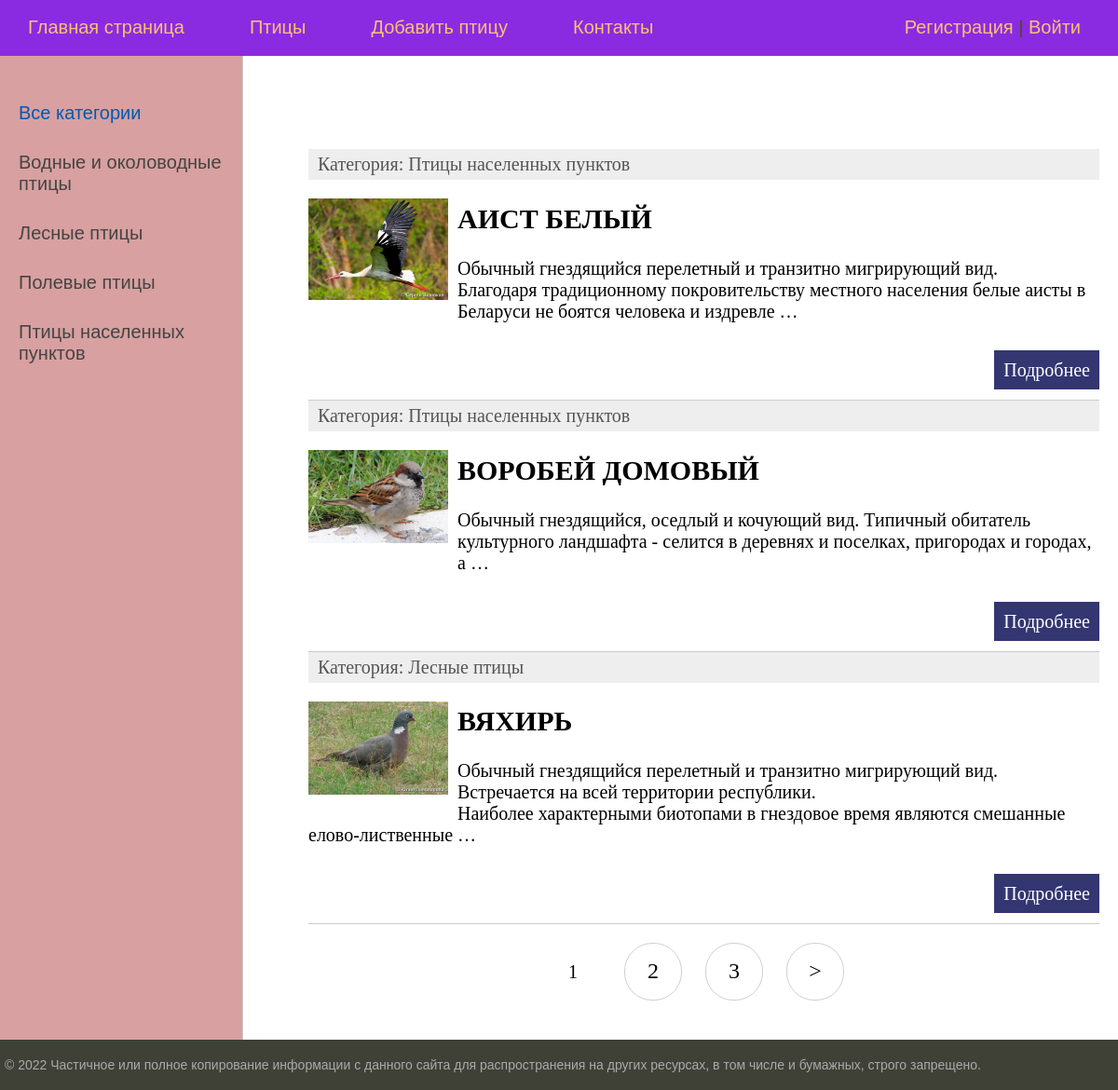
The app's page /birds with its own data.
### main/models.py (models this page shows, shortened)
class CategoryOfBirds(models.Model): #Таблица с категориями птиц, первичная модель
    category = models.CharField(verbose_name='Категория', max_length=50)
    slug = models.SlugField(max_length=50, unique=True, db_index=True, verbose_name= "URL")
    def __str__(self):
        return self.category
    class Meta:
        verbose_name = 'Категория'
        verbose_name_plural = 'Категории'
        ordering = ['category']
    def get_absolute_url(self):
        return reverse('category', kwargs={'cat_slug': self.slug})

class Birds(models.Model): #Модель с информацией о птицах
    name = models.CharField(max_length=50, verbose_name='Название птицы')# тип поля Charfield,verbose_name - для отображения в админке
    slug = models.SlugField(max_length=50, unique=True, db_index=True, verbose_name= "URL")
    photo = models.ImageField(upload_to="photos", default='', verbose_name='Фото') #поле хранит ссылку на фото, upload_tо указывает, в какие катологи загружать фото
    description = models.TextField(verbose_name='Описание')
    audio = models.FileField(upload_to="audio", default='', verbose_name='Аудио') #поле хранит ссылку на аудио, upload_tо указывает, в какие катологи загружать аудио
    cat = models.ForeignKey('CategoryOfBirds', on_delete=models.PROTECT, verbose_name='Категория') #(первичная модель, on_deletе-ограничени при удалении: запрещает удаление записи ))
    class Meta:
        verbose_name = 'Птицы'
        verbose_name_plural = 'Птицы'
        ordering = ['name'] #Сортировка по названию птицы
    def get_absolute_url(self):
        return reverse('bird', kwargs={'bird_slug': self.slug})

### main/views.py (the view)
# urls.py: path('birds', views.BirdsList.as_view(), name='birds'),
class BirdsList(DataMixin,ListView):
    model = Birds #используемая модель
    template_name = 'main/birds.html' #имя шаблона
    context_object_name = 'birds' #имя переменной для отображения птиц в шаблоне
    def get_context_data(self, *,object_list=None, **kwargs):
        context = super().get_context_data(**kwargs) #обращение к базовому классу ListView для получени уже существующего контекста
        c_def = self.get_user_context(title="Птицы") #контекст из DataMixin
        return dict(list(context.items()) + list(c_def.items()))
    def get_queryset(self):
        return Birds.objects.all().select_related('cat') #select_related сжатый запрос для оптимизации

### main/utils.py (called while the page is built)
    def get_user_context(self, **kwargs):
        context = kwargs
        cats = cache.get('cats')
        if not cats:
            cats = CategoryOfBirds.objects.all()
            cache.set('cats', cats, 60)
        context['menu'] = menu
        context['cats'] = cats
        if 'cat_selected' not in context:
            context['cat_selected'] = 0
        return context

### main/templates/main/birds.html (shortened to what this page needs)
{% extends 'main/base.html' %}
{% block content%}
<ul class="list-articles">
	{% for b in birds %}
	<li><div class="article-panel">
		<p class="first">Категория: {{b.cat}}</p>
		</div>
		{% if b.photo %}
			<p><img class="img-article-left thumb" src="{{b.photo.url}}"></p>
		{% endif %}
	<h2>{{b.name}}</h2>
	{% autoescape on %}
	{{b.description|linebreaks|truncatewords:20}}
	{% endautoescape %}
			<p class="link-read-post"><a href="{{ b.get_absolute_url }}">Подробнее</a></p>
			</li>
	{% endfor %}
</ul>
{% endblock %}

### main/templates/main/base.html (shortened to what this page needs)
{% load static %}
{% load main_tags %}
<!DOCTYPE html>
<html>
<head>
	<link type="text/css" href="{% static 'main/css/styles.css' %}" rel="stylesheet" />
</head>
<body>
<table class="table-page" border=0 cellpadding="0" cellspacing="0">
<tr><td valign=top>
{% block mainmenu %}
	<div class="header">
		<ul id="mainmenu" class="mainmenu">
	{% for m in menu %}
			<li><a href="{% url m.url_name %}">{{m.title}}</a></li>
    {% endfor %}
{% if request.user.is_authenticated %}
<li class="last"> {{user.username}} | <a href="{% url 'logout' %}">Выйти</a></li>
				{% else %}
            <li class="last"><a href="{% url 'register' %}">Регистрация</a> | <a href="{% url 'login' %}">Войти</a></li>
			{% endif %}
		</ul>
		</div>
{% endblock mainmenu %}
<table class="table-content" border=0 cellpadding="0" cellspacing="0">
<tr>
	<td valign="top" class="left-chapters">
	<ul id="leftchapters">
{% if cat_selected == 0 %}
		<li class="selected">Все категории</li>
{% else %}
		<li><a href="{% url 'birds' %}">Все категории</a></li>
{% endif %}
{% for c in cats %}
	{% if c.pk == cat_selected %}
		<li class="selected">{{c.category}}</li>
	{% else %}
		<li><a href="{{ c.get_absolute_url }}">{{c.category}}</a></li>
	{% endif %}
{% endfor %}
  </ul>
</td>
<td valign="top" class="content">
	<div class="content-text">
{% block content %}
{% endblock %}
{% if page_obj.has_other_pages %}
	<nav class="list-pages">
    	<ul>
    {% for p in paginator.page_range %}
		{% if page_obj.number == p %}
        <li class="page-num page-num-selected">{{ p }}</li>
		{% elif p >= page_obj.number|add:-2 and p <= page_obj.number|add:2  %}
        <li class="page-num">
            <a href="?page={{ p }}">{{ p }}</a>
        </li>
		{% endif %}
    {% endfor %}
	{% if page_obj.has_next %}
		<li class="page-num">
			<a href="?page={{ page_obj.next_page_number }}">&gt;</a>
		</li>
	{% endif %}
    	</ul>
	</nav>
{% endif %}
	</div>
</td></tr></table>
</td></tr>
<tr><td valign=top>
	<div id="footer">
		<p>&copy; 2022 Частичное или полное копирование информации с данного сайта для распространения на других ресурсах, в том числе и бумажных, строго запрещено.</p>
	</div>
</td></tr></table>
</body>
</html>

### main/static/main/css/styles.css (style rules this page uses)
html, body { font-family: 'Arial'; margin: 0; padding: 0; height: 100%; width: 100%; color: #444; }
a { color: #0059b2; text-decoration: none; }
img { max-width: 600px; height: auto; }
img.img-article-left { max-width: 300px; height: auto; float: left; padding: 0 10px 10px 0; }
img.img-article-left.thumb { max-width: 150px; height: auto; }
p.link-read-post { text-align: right; }
p.link-read-post a { padding: 10px; min-width: 100px; background: #333671; color: #fff; text-decoration: none; }
div.article-panel { background: #eee; padding: 5px 10px 5px 10px; box-sizing: border-box; overflow: hidden; color: #555; }
div.article-panel p.first { margin: 0; float: left; }
ul.list-articles { list-style: none; margin: 0; padding: 0; }
ul.list-articles li { border-bottom: 1px solid #ccc; }
.table-page { width: 100%; height: 100%; vertical-align: top; }
.table-page tr { height: 100%; }
.header { background: blueviolet; height: 60px; }
ul.mainmenu { list-style: none; margin: 0; padding: 0; height: 60px; color: #524434; font-size: 20px; overflow: hidden; }
ul.mainmenu li { float: left; margin: 18px 40px 0 30px; }
ul.mainmenu li.last { float: right; }
ul.mainmenu li a { color: #fdc073; text-decoration: none; }
.table-content { width: 100%; min-height: 100%; height: 100%; }
.left-chapters { margin: 0; background: rgb(216, 160, 160); border-right: 1px solid #ccc; min-height: 100%; }
.left-chapters ul { width: 230px; min-height: 100%; margin: 0; padding: 20px 10px 10px 20px; list-style: none; font-size: 20px; }
.left-chapters ul li { margin: 30px 0 0 0; color: #999; }
.left-chapters ul li.selected { color: #0059b2; }
.left-chapters ul li a { color: #444; text-decoration: none; }
.content { padding: 40px 20px 20px 40px; width: 100%; box-sizing: border-box; }
.content-text { margin: 60px 0 0 30px; color: #000; font-size: 20px; font-family: Yandex Sans Display Light; }
#footer { box-sizing: border-box; background: #3F4137; padding: 5px; color: #aaa; font-size: 14px; font-family: Verdana, Geneva, Arial, Helvetica; text-align: left; overflow: hidden; }
.list-pages { text-align: center; margin: 0 0 20px 0; }
.list-pages ul { margin: 20px 0 0 0; padding: 0; list-style: none; }
.list-pages ul li { display: inline-block; margin: 0 20px 0 0; }
.list-pages a { color: #000; font-size: 24px; text-decoration: none; }
.list-pages .page-num, .page-num-selected { display: inline-block; width: 60px; height: 44px; padding: 16px 0 0 0; border: 1px solid #d0d0d0; border-radius: 30px; }
.list-pages .page-num-selected { border: none; color: #000; font-size: 20px; }

### records on screen
CategoryOfBirds: category "Водные и околоводные птицы"
CategoryOfBirds: category "Лесные птицы"
CategoryOfBirds: category "Полевые птицы"
CategoryOfBirds: category "Птицы населенных пунктов"
Birds: cat "Птицы населенных пунктов", photo (picture), name "АИСТ БЕЛЫЙ", description "Обычный гнездящийся перелетный и транзитно мигрирующий вид. Благодаря традиционному покровительству местного населения белые аисты в Беларуси не боятся человека и издревле …"
Birds: cat "Птицы населенных пунктов", photo (picture), name "ВОРОБЕЙ ДОМОВЫЙ", description "Обычный гнездящийся, оседлый и кочующий вид. Типичный обитатель культурного ландшафта - селится в деревнях и поселках, пригородах и городах, а …"
Birds: cat "Лесные птицы", photo (picture), name "ВЯХИРЬ", description "Обычный гнездящийся перелетный и транзитно мигрирующий вид. Встречается на всей территории республики. Наиболее характерными биотопами в гнездовое время являются смешанные елово-лиственные …"

### other values on screen
{{ m.title }} "Главная страница" "Птицы" "Добавить птицу" "Контакты"
{{ p }} "1"
{{ p }} "2" "3"
